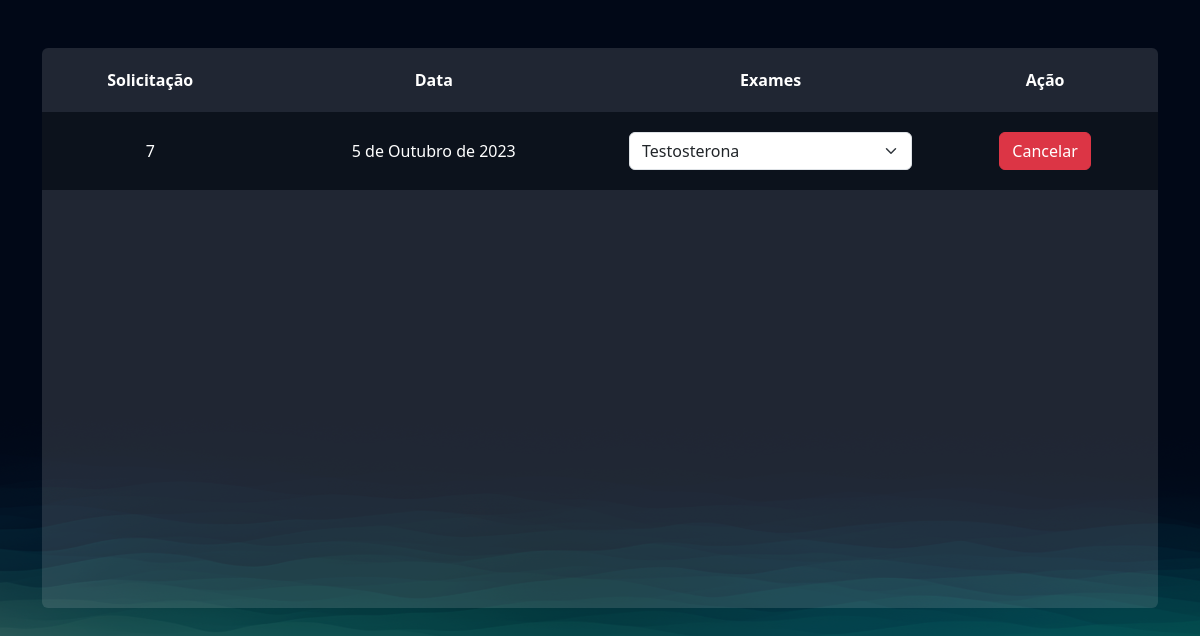
The page /exames/gerenciar_pedidos/ (signed in) on the database as committed earlier.
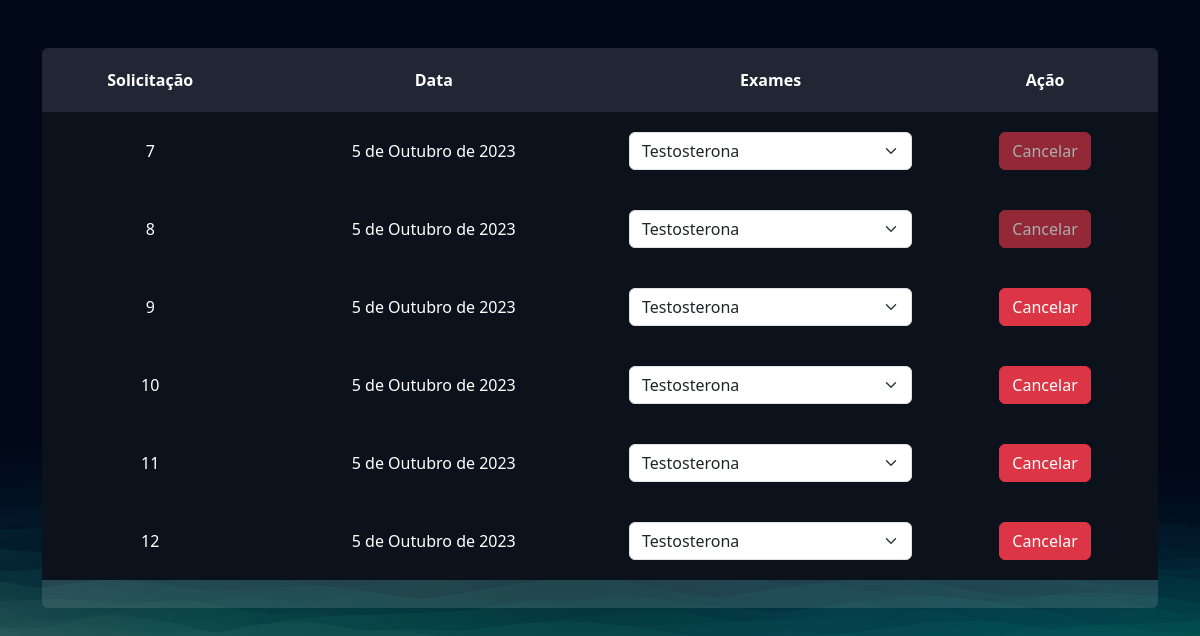
The same page on the database as committed later.
### exames/models.py (models this page shows, shortened)
class PedidosExames(models.Model):
    usuario = models.ForeignKey(User, on_delete=models.DO_NOTHING)
    exames = models.ManyToManyField(SolicitacaoExame)
    agendado = models.BooleanField(default=True)
    data = models.DateField()

### exames/views.py (the view)
# urls.py: path("gerenciar_pedidos/", views.gerenciar_pedidos, name="gerenciar_pedidos"),
@login_required
def gerenciar_pedidos(request):
    pedidos_exames = PedidosExames.objects.filter(usuario=request.user)
    return render(request, 'gerenciar_pedidos.html', {'pedidos_exames':pedidos_exames})

### exames/templates/gerenciar_pedidos.html (shortened to what this page needs)
{% extends "bases/base.html" %}
{% load static %}
{% block 'head' %}
    <link href="{% static 'exames/css/css.css' %}" rel="stylesheet">
    <link href="{% static 'exames/css/gerenciar_pedidos.css' %}" rel="stylesheet">
{% endblock 'head' %}
{% block 'conteudo' %}
    <br>
    <br>
    <div class="container">
        <div class="card card-view">
            <table>
                <tr>
                  <th>Solicitação</th>
                  <th>Data</th>
                  <th>Exames</th>
                  <th>Ação</th>
                </tr>
                {% for pedidos in pedidos_exames %}
                    <tr class="linha-tabela">
                        <td>{{pedidos.id}}</td>
                        <td>{{pedidos.data}}</td>
                        <td>
                            <select class="form-select">
                                {% for exame in pedidos.exames.all %}
                                    <option style="color: black"  value="{{exame.id}}">{{exame.exame.nome}}</option>
                                {% endfor %}
                            </select>
                        </td>
                        <td>
                            <a href="{% url 'cancelar_pedido' pedidos.id %}"  class="btn btn-danger {% if not pedidos.agendado %} disabled {% endif %}">Cancelar</a>
                        </td>
                    </tr>
                {% endfor %}
              </table>
        </div>
    </div>
{% endblock 'conteudo' %}

Rows that differ between the two databases and show on the page:
changed PedidosExames id 7: agendado True → False (drawn)
added PedidosExames: id "8", data "5 de Outubro de 2023", agendado False (drawn)
added PedidosExames: id "9", data "5 de Outubro de 2023"
added PedidosExames: id "10", data "5 de Outubro de 2023"
added PedidosExames: id "11", data "5 de Outubro de 2023"
added PedidosExames: id "12", data "5 de Outubro de 2023"
